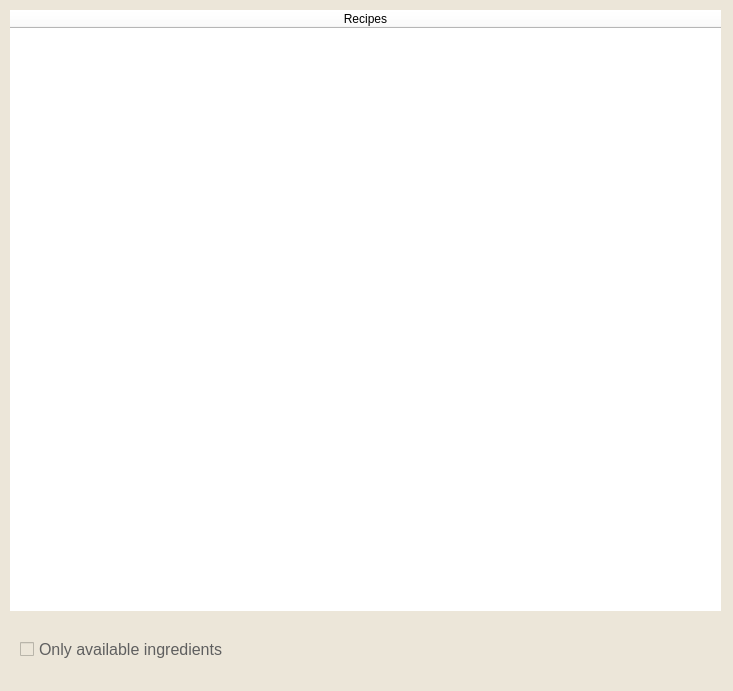
<?xml version="1.0" encoding="UTF-8"?>
<ui version="4.0">
 <class>Form</class>
 <widget class="QWidget" name="Form">
  <property name="geometry">
   <rect>
    <x>0</x>
    <y>0</y>
    <width>733</width>
    <height>691</height>
   </rect>
  </property>
  <property name="windowTitle">
   <string>Recipes</string>
  </property>
  <property name="styleSheet">
   <string notr="true">background-color: rgb(236, 230, 217);</string>
  </property>
  <widget class="QTableWidget" name="table">
   <property name="geometry">
    <rect>
     <x>10</x>
     <y>10</y>
     <width>711</width>
     <height>601</height>
    </rect>
   </property>
   <property name="styleSheet">
    <string notr="true">background-color: rgb(255, 255, 255);
font: 16pt &quot;Carefree Cyrillic&quot;;
border: none;</string>
   </property>
   <attribute name="horizontalHeaderCascadingSectionResizes">
    <bool>true</bool>
   </attribute>
   <attribute name="horizontalHeaderMinimumSectionSize">
    <number>100</number>
   </attribute>
   <attribute name="horizontalHeaderDefaultSectionSize">
    <number>325</number>
   </attribute>
   <attribute name="horizontalHeaderShowSortIndicator" stdset="0">
    <bool>true</bool>
   </attribute>
   <attribute name="horizontalHeaderStretchLastSection">
    <bool>true</bool>
   </attribute>
   <attribute name="verticalHeaderShowSortIndicator" stdset="0">
    <bool>false</bool>
   </attribute>
   <column>
    <property name="text">
     <string>Recipes</string>
    </property>
   </column>
  </widget>
  <widget class="QCheckBox" name="filter">
   <property name="geometry">
    <rect>
     <x>20</x>
     <y>629</y>
     <width>261</width>
     <height>41</height>
    </rect>
   </property>
   <property name="font">
    <font>
     <family>Arial</family>
     <pointsize>12</pointsize>
     <weight>50</weight>
     <italic>false</italic>
     <bold>false</bold>
    </font>
   </property>
   <property name="styleSheet">
    <string notr="true">color: rgb(95, 95, 95);
font: 12pt &quot;Arial&quot;;</string>
   </property>
   <property name="text">
    <string>Only available ingredients</string>
   </property>
  </widget>
 </widget>
 <resources/>
 <connections/>
</ui>
